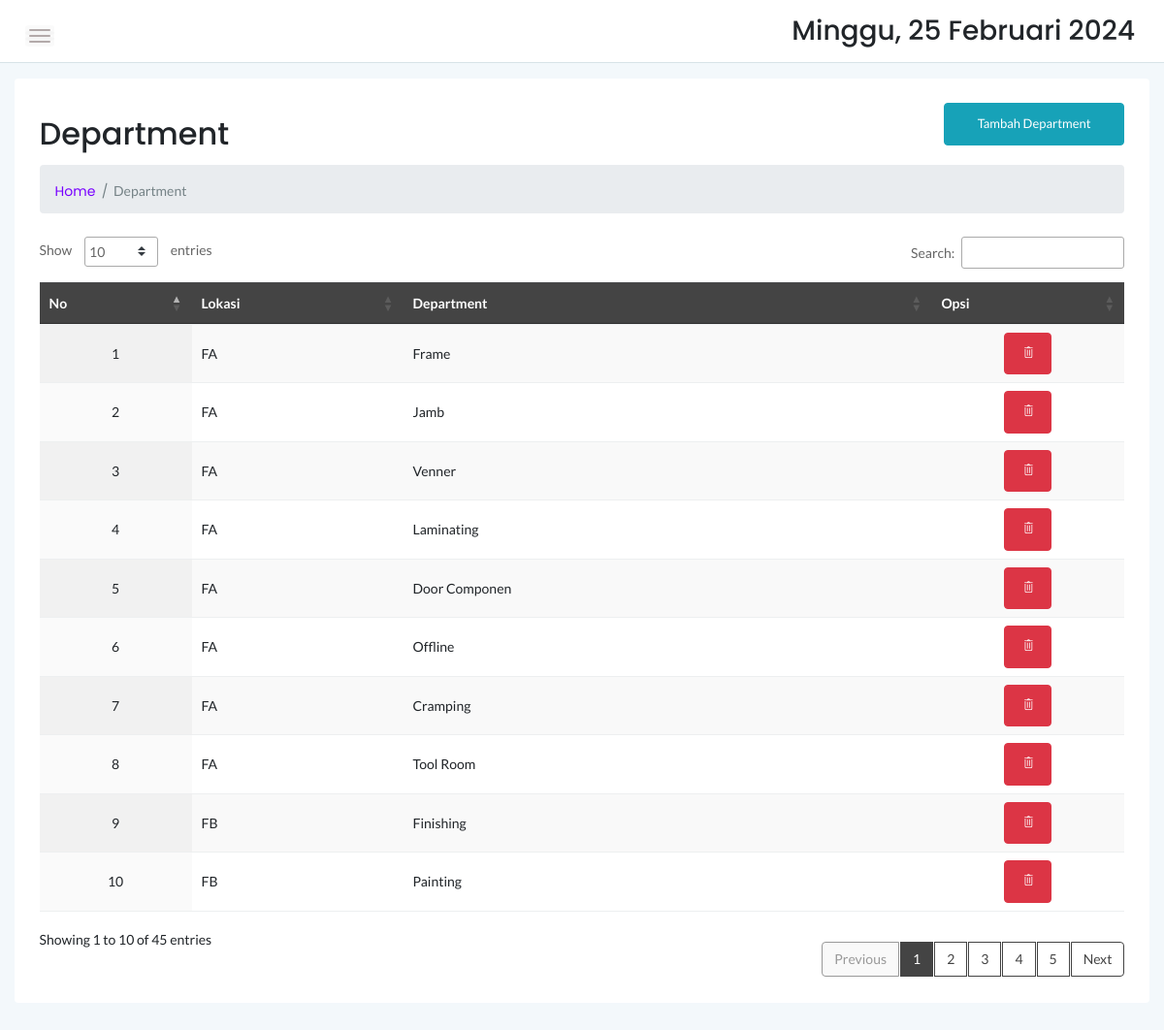
The app's page /admin/department.php (signed in) with its own data.
### tables this page shows
CREATE TABLE `tbl_department` (
  `department_id` int(11) NOT NULL,
  `lokasi_id` int(11) NOT NULL,
  `department_nama` varchar(55) NOT NULL
);

CREATE TABLE `tbl_lokasi` (
  `lokasi_id` int(11) NOT NULL,
  `lokasi_nama` varchar(55) NOT NULL
);

### admin/department.php (the view, shortened to what this page needs)
<?php
include '../koneksi.php';
?>
<!doctype html>
<html class="no-js" lang="en">
<head>
    <link rel="stylesheet" href="../assets/css/bootstrap.min.css">
    <link rel="stylesheet" href="../assets/css/font-awesome.min.css">
    <link rel="stylesheet" href="../assets/css/themify-icons.css">
    <link rel="stylesheet" href="../assets/css/metisMenu.css">
    <link rel="stylesheet" href="../assets/css/owl.carousel.min.css">
    <link rel="stylesheet" href="../assets/css/slicknav.min.css">
    <link rel="stylesheet" href="https://www.amcharts.com/lib/3/plugins/export/export.css" type="text/css" media="all" />
	<link rel="stylesheet" type="text/css" href="https://cdn.datatables.net/1.10.19/css/jquery.dataTables.min.css">
    <link rel="stylesheet" type="text/css" href="https://cdn.datatables.net/1.10.19/css/jquery.dataTables.css">
    <link rel="stylesheet" type="text/css" href="https://cdn.datatables.net/1.10.18/css/dataTables.bootstrap4.min.css">
    <link rel="stylesheet" type="text/css" href="https://cdn.datatables.net/responsive/2.2.3/css/responsive.bootstrap.min.css">
    <link rel="stylesheet" type="text/css" href="https://cdn.datatables.net/responsive/2.2.3/css/responsive.jqueryui.min.css">
	<link rel="stylesheet" type="text/css" href="https://cdn.datatables.net/buttons/1.5.2/css/buttons.dataTables.min.css">
    <link rel="stylesheet" href="../assets/css/typography.css">
    <link rel="stylesheet" href="../assets/css/default-css.css">
    <link rel="stylesheet" href="../assets/css/styles.css">
    <link rel="stylesheet" href="../assets/css/responsive.css">
</head>
<body>
    <div class="page-container">
        <div class="main-content">
            <div class="header-area">
                <div class="row align-items-center">
                    <div class="col-md-6 col-sm-8 clearfix">
                        <div class="nav-btn pull-left">
                            <span></span>
                            <span></span>
                            <span></span>
                        </div>
                    </div>
                    <div class="col-md-6 col-sm-4 clearfix">
                        <ul class="notification-area pull-right">
                            <li><h3><div class="date">
						</b></div></h3>
						</li>
                        </ul>
                    </div>
                </div>
            </div>
            <div class="main-content-inner">
                <div class="row mt-3 mb-3">
                    <div class="col-12">
                        <div class="card">
                            <div class="card-body">
                                <div class="d-sm-flex justify-content-between align-items-center">
									<h2>Department</h2>
									<button style="margin-bottom:20px" data-toggle="modal" data-target="#myModal" class="btn btn-info col-md-2"><span class="glyphicon glyphicon-plus"></span>Tambah Department</button>
                                </div>
                                <ol class="breadcrumb mb-4">
                                    <ul class="breadcrumbs pull-left">
                                        <li><a href="../admin/dashboard.php">Home</a></li>
                                        <li><span>Department</span></li>
                                    </ul>
                                </ol>
                                <div class="data-tables datatable-dark">
										 <table id="dataTable3" class="display" style="width:100%"><thead class="thead-dark">
											<tr align="center">
												<th>No</th>
                                                <th>Lokasi</th>
												<th>Department</th>
												<th>Opsi</th>
											</tr></thead><tbody>
											<?php
											$data=mysqli_query($conn,"SELECT * from tbl_department
                                            Inner join tbl_lokasi on tbl_department.lokasi_id = tbl_lokasi.lokasi_id
                                            where department_id");
											$no=1;
											foreach($data as $p) :
                                                $idb = $p['department_id'];
												?>
												<tr>
													<td align="center"><?php echo $no++ ?></td>
													<td><?php echo $p['lokasi_nama'] ?></td>
													<td><?php echo $p['department_nama'] ?></td>
													<td align="center"><button data-toggle="modal" data-target="#del<?=$idb;?>" class="btn btn-danger" title="Hapus"><i class="ti-trash"></i></button></td>
												</tr>
                                                <?php
											endforeach;
											?>
										</tbody>
										</table>
                                    </div>
                                </div>
                            </div>
                        </div>
                    </div>
                </div>
</body>
</html>

### assets/css/styles.css (style rules this page uses)
.page-container { width: 100%; height: 100%; min-height: 100vh; padding-left: 280px; -webkit-transition: padding-left 0.3s ease 0s; transition: padding-left 0.3s ease 0s; }
.card { border: none; border-radius: 4px; background-color: #fff; -webkit-transition: all 0.3s ease 0s; transition: all 0.3s ease 0s; }
.card-body { padding: 25.6px; padding: 1.6rem; }
.main-content { width: 100%; background: #F3F8FB; }
.main-content-inner { padding: 0 30px 50px; }
.header-area { padding: 15px 30px; background: #fff; border-bottom: 1px solid #d8e3e7; }
.nav-btn { margin-right: 30px; margin-top: 10px; cursor: pointer; }
.nav-btn span { display: block; width: 22px; height: 2px; background: #b3aaaa; margin: 4px 0; border-radius: 15px; -webkit-transition: all 0.3s ease 0s; transition: all 0.3s ease 0s; box-shadow: 0 0 0 4px rgba(99, 96, 96, 0.03); }
.notification-area { -webkit-user-select: none; -moz-user-select: none; -ms-user-select: none; user-select: none; position: relative; z-index: 1; }
.notification-area li { display: inline-block; margin-left: 20px; cursor: pointer; -webkit-user-select: none; -moz-user-select: none; -ms-user-select: none; user-select: none; }
ul.breadcrumbs { margin-top: 4px; }
.breadcrumbs li { display: inline-block; }
.breadcrumbs li a, .breadcrumbs li span { display: block; font-size: 14px; font-weight: 400; color: #7801ff; letter-spacing: 0; margin-right: 16px; position: relative; }
.breadcrumbs li a:before { content: '/'; color: #768387; position: absolute; right: -13px; top: 0; }
.breadcrumbs li span { margin-right: 0; color: #768387; text-transform: capitalize; }
.btn { padding: 11px 17px; font-size: 13px; letter-spacing: 0; }
table tr th { border-bottom: none; }
table tr th, table tr td { border-top: 1px solid rgba(120, 130, 140, 0.13) !important; }
table tr td [class^="ti-"] { cursor: pointer; }
table.dataTable.no-footer { border-bottom: 1px solid rgba(120, 130, 140, 0.13) !important; }
table.dataTable thead th, table.dataTable thead td { border-bottom-color: transparent; }
.datatable-dark thead { background: #444; color: #fff; }

### assets/css/responsive.css (style rules this page uses)
@media (min-width: 1200px) and (max-width: 1364px) { .main-content-inner { padding: 0 15px 50px; } }
@media (min-width: 1200px) and (max-width: 1364px) { .page-container, .sbar_collapsed.page-container { padding-left: 0; } }

### records on screen
tbl_department: lokasi.lokasi_nama "FA", department_nama "Frame"
tbl_department: lokasi.lokasi_nama "FA", department_nama "Jamb"
tbl_department: lokasi.lokasi_nama "FA", department_nama "Venner"
tbl_department: lokasi.lokasi_nama "FA", department_nama "Laminating"
tbl_department: lokasi.lokasi_nama "FA", department_nama "Door Componen"
tbl_department: lokasi.lokasi_nama "FA", department_nama "Offline"
tbl_department: lokasi.lokasi_nama "FA", department_nama "Cramping"
tbl_department: lokasi.lokasi_nama "FA", department_nama "Tool Room"
tbl_department: lokasi.lokasi_nama "FB", department_nama "Finishing"
tbl_department: lokasi.lokasi_nama "FB", department_nama "Painting"
